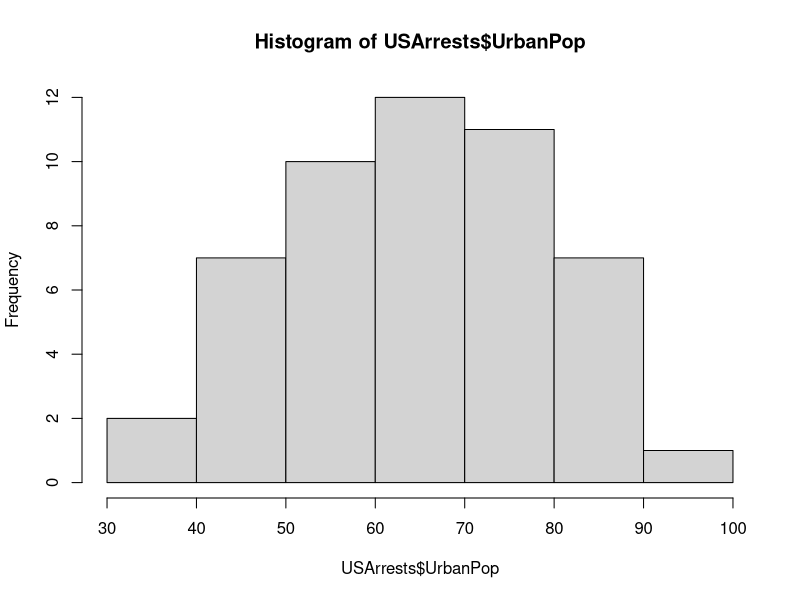

Write R code to recreate this figure.
## ---- chunk 1
knitr::opts_chunk$set(echo = TRUE)
## ---- chunk 2
data(USArrests)
hist(USArrests$UrbanPop)
